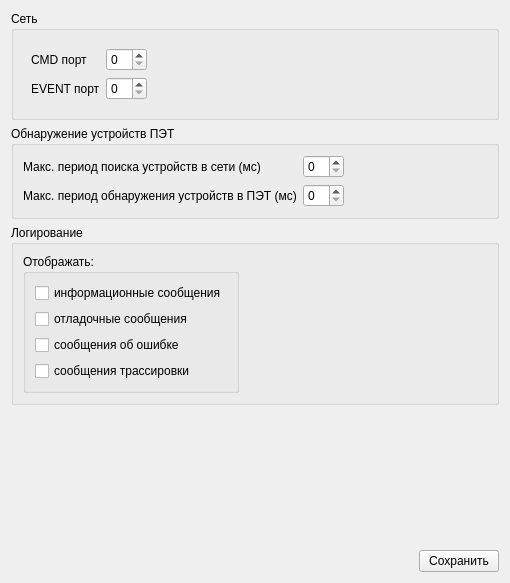
<?xml version="1.0" encoding="UTF-8"?>
<ui version="4.0">
 <class>Main_options</class>
 <widget class="QWidget" name="Main_options">
  <property name="geometry">
   <rect>
    <x>0</x>
    <y>0</y>
    <width>510</width>
    <height>583</height>
   </rect>
  </property>
  <property name="windowTitle">
   <string>Form</string>
  </property>
  <layout class="QVBoxLayout" name="verticalLayout">
   <item>
    <widget class="QGroupBox" name="groupBox_3">
     <property name="title">
      <string>Сеть</string>
     </property>
     <layout class="QHBoxLayout" name="horizontalLayout">
      <item>
       <layout class="QGridLayout" name="gridLayout">
        <property name="leftMargin">
         <number>8</number>
        </property>
        <property name="topMargin">
         <number>8</number>
        </property>
        <property name="rightMargin">
         <number>8</number>
        </property>
        <property name="bottomMargin">
         <number>8</number>
        </property>
        <item row="0" column="1">
         <widget class="QSpinBox" name="sb_port_cmd"/>
        </item>
        <item row="0" column="0">
         <widget class="QLabel" name="label_2">
          <property name="text">
           <string>CMD порт</string>
          </property>
         </widget>
        </item>
        <item row="1" column="1">
         <widget class="QSpinBox" name="sb_port_event"/>
        </item>
        <item row="1" column="0">
         <widget class="QLabel" name="label_3">
          <property name="text">
           <string>EVENT порт</string>
          </property>
         </widget>
        </item>
       </layout>
      </item>
      <item>
       <spacer name="horizontalSpacer">
        <property name="orientation">
         <enum>Qt::Horizontal</enum>
        </property>
        <property name="sizeHint" stdset="0">
         <size>
          <width>40</width>
          <height>20</height>
         </size>
        </property>
       </spacer>
      </item>
     </layout>
    </widget>
   </item>
   <item>
    <widget class="QGroupBox" name="groupBox_4">
     <property name="title">
      <string>Обнаружение устройств ПЭТ</string>
     </property>
     <layout class="QHBoxLayout" name="horizontalLayout_2">
      <item>
       <layout class="QGridLayout" name="gridLayout_2">
        <item row="0" column="0">
         <widget class="QLabel" name="label">
          <property name="text">
           <string>Макс. период поиска устройств в сети (мс)</string>
          </property>
         </widget>
        </item>
        <item row="1" column="0">
         <widget class="QLabel" name="label_4">
          <property name="text">
           <string>Макс. период обнаружения устройств в ПЭТ (мс)</string>
          </property>
         </widget>
        </item>
        <item row="0" column="1">
         <widget class="QSpinBox" name="sb_max_net_timeout"/>
        </item>
        <item row="1" column="1">
         <widget class="QSpinBox" name="sb_max_pet_timeout"/>
        </item>
       </layout>
      </item>
      <item>
       <spacer name="horizontalSpacer_2">
        <property name="orientation">
         <enum>Qt::Horizontal</enum>
        </property>
        <property name="sizeHint" stdset="0">
         <size>
          <width>40</width>
          <height>20</height>
         </size>
        </property>
       </spacer>
      </item>
     </layout>
    </widget>
   </item>
   <item>
    <widget class="QGroupBox" name="groupBox">
     <property name="title">
      <string>Логирование</string>
     </property>
     <layout class="QHBoxLayout" name="horizontalLayout_4">
      <item>
       <widget class="QGroupBox" name="groupBox_2">
        <property name="title">
         <string>Отображать:</string>
        </property>
        <layout class="QVBoxLayout" name="verticalLayout_2">
         <item>
          <widget class="QCheckBox" name="cb_show_info">
           <property name="text">
            <string>информационные сообщения</string>
           </property>
          </widget>
         </item>
         <item>
          <widget class="QCheckBox" name="cb_show_debug">
           <property name="text">
            <string>отладочные сообщения</string>
           </property>
          </widget>
         </item>
         <item>
          <widget class="QCheckBox" name="cb_show_error">
           <property name="text">
            <string>сообщения об ошибке</string>
           </property>
          </widget>
         </item>
         <item>
          <widget class="QCheckBox" name="cb_show_trace">
           <property name="text">
            <string>сообщения трассировки</string>
           </property>
          </widget>
         </item>
        </layout>
       </widget>
      </item>
      <item>
       <spacer name="horizontalSpacer_4">
        <property name="orientation">
         <enum>Qt::Horizontal</enum>
        </property>
        <property name="sizeHint" stdset="0">
         <size>
          <width>178</width>
          <height>20</height>
         </size>
        </property>
       </spacer>
      </item>
     </layout>
    </widget>
   </item>
   <item>
    <spacer name="verticalSpacer_2">
     <property name="orientation">
      <enum>Qt::Vertical</enum>
     </property>
     <property name="sizeHint" stdset="0">
      <size>
       <width>20</width>
       <height>40</height>
      </size>
     </property>
    </spacer>
   </item>
   <item>
    <layout class="QHBoxLayout" name="horizontalLayout_3">
     <item>
      <spacer name="horizontalSpacer_3">
       <property name="orientation">
        <enum>Qt::Horizontal</enum>
       </property>
       <property name="sizeHint" stdset="0">
        <size>
         <width>40</width>
         <height>20</height>
        </size>
       </property>
      </spacer>
     </item>
     <item>
      <widget class="QPushButton" name="btn_accept">
       <property name="text">
        <string>Сохранить</string>
       </property>
      </widget>
     </item>
    </layout>
   </item>
  </layout>
 </widget>
 <tabstops>
  <tabstop>sb_port_cmd</tabstop>
  <tabstop>sb_port_event</tabstop>
  <tabstop>sb_max_net_timeout</tabstop>
  <tabstop>sb_max_pet_timeout</tabstop>
  <tabstop>cb_show_info</tabstop>
  <tabstop>cb_show_debug</tabstop>
  <tabstop>cb_show_error</tabstop>
  <tabstop>cb_show_trace</tabstop>
  <tabstop>btn_accept</tabstop>
 </tabstops>
 <resources/>
 <connections/>
</ui>
